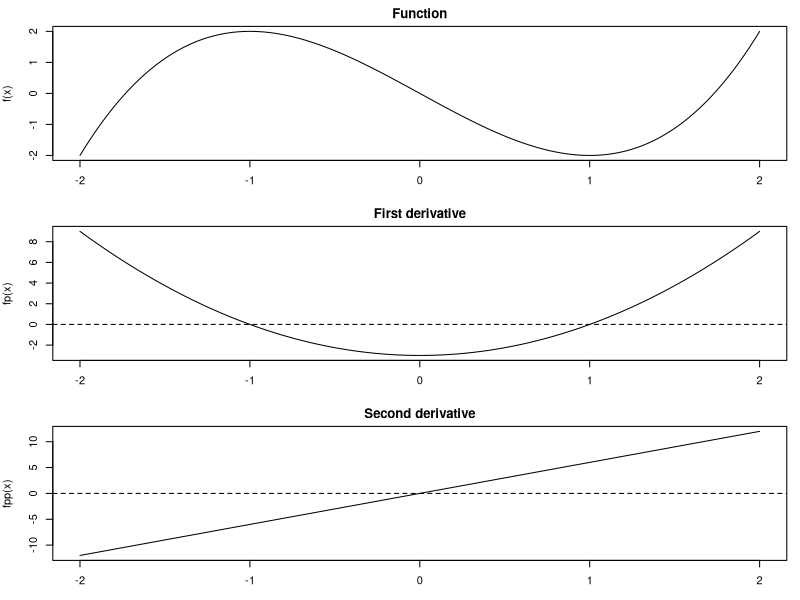

R code for this plot:
f <- function(x) x^3 - 3*x
fp <- function(x) 3*x^2 - 3
fpp <- function(x) 6*x
x <- seq(-2,2,length.out=500)
par(mfrow=c(3,1), mar=c(3,4,2,1))
plot(x,f(x),type="l",main="Function")
plot(x,fp(x),type="l",main="First derivative"); abline(h=0,lty=2)
plot(x,fpp(x),type="l",main="Second derivative"); abline(h=0,lty=2)
par(mfrow=c(1,1))
